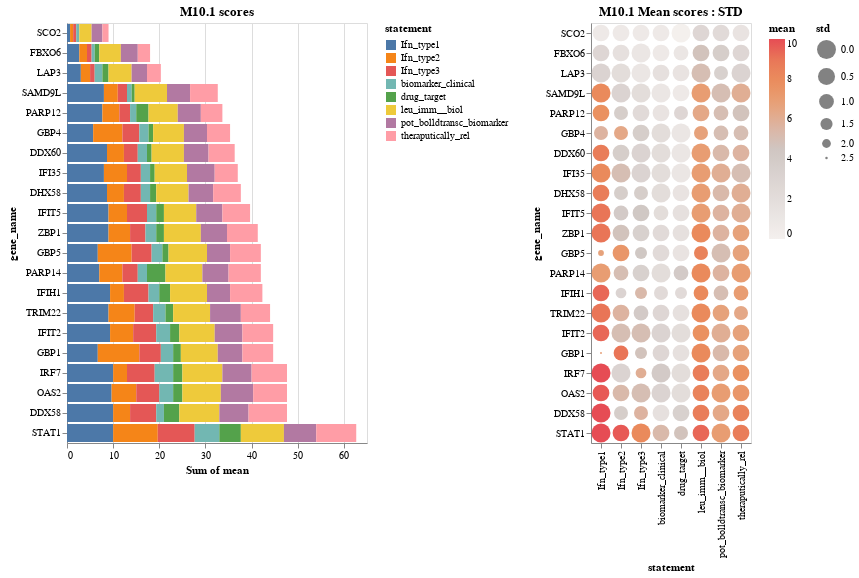

Notebook code cell kept with this figure:
### Code cell
get_plot(t_dx_agg,'M10.1')

### Figure 1 — Vega-Lite specification as saved in the notebook (floating-point values rounded to 4 significant figures; data arrays with more than 128 entries replaced by an {"elided": "..."} marker saying what was removed)
{"config": {"view": {"continuousWidth": 300, "continuousHeight": 300}}, "hconcat": [{"mark": {"type": "bar"}, "encoding": {"color": {"field": "statement", "type": "nominal"}, "x": {"aggregate": "sum", "field": "mean", "type": "quantitative"}, "y": {"field": "gene_name", "sort": ["SCO2", "FBXO6", "LAP3", "SAMD9L", "PARP12", "GBP4", "DDX60", "IFI35", "DHX58", "IFIT5", "ZBP1", "GBP5", "PARP14", "IFIH1", "TRIM22", "IFIT2", "GBP1", "IRF7", "OAS2", "DDX58", "STAT1"], "type": "nominal"}}, "title": "M10.1 scores"}, {"mark": {"type": "point", "filled": true}, "encoding": {"color": {"field": "mean", "scale": {"reverse": false, "scheme": "lightgreyred"}, "type": "quantitative"}, "size": {"field": "std", "scale": {"reverse": true}, "type": "quantitative"}, "tooltip": [{"field": "mean", "type": "quantitative"}, {"field": "std", "type": "quantitative"}, {"field": "gene_name", "type": "nominal"}, {"field": "statement", "type": "nominal"}], "x": {"field": "statement", "type": "nominal"}, "y": {"field": "gene_name", "sort": ["SCO2", "FBXO6", "LAP3", "SAMD9L", "PARP12", "GBP4", "DDX60", "IFI35", "DHX58", "IFIT5", "ZBP1", "GBP5", "PARP14", "IFIH1", "TRIM22", "IFIT2", "GBP1", "IRF7", "OAS2", "DDX58", "STAT1"], "type": "nominal"}}, "title": "M10.1 Mean scores : STD"}], "data": {"name": "data-c3b95485594432342daab4793d31fb74"}, "$schema": "https://vega.github.io/schema/vega-lite/v5.14.1.json", "datasets": {"data-c3b95485594432342daab4793d31fb74": {"elided": "168 records"}}}
